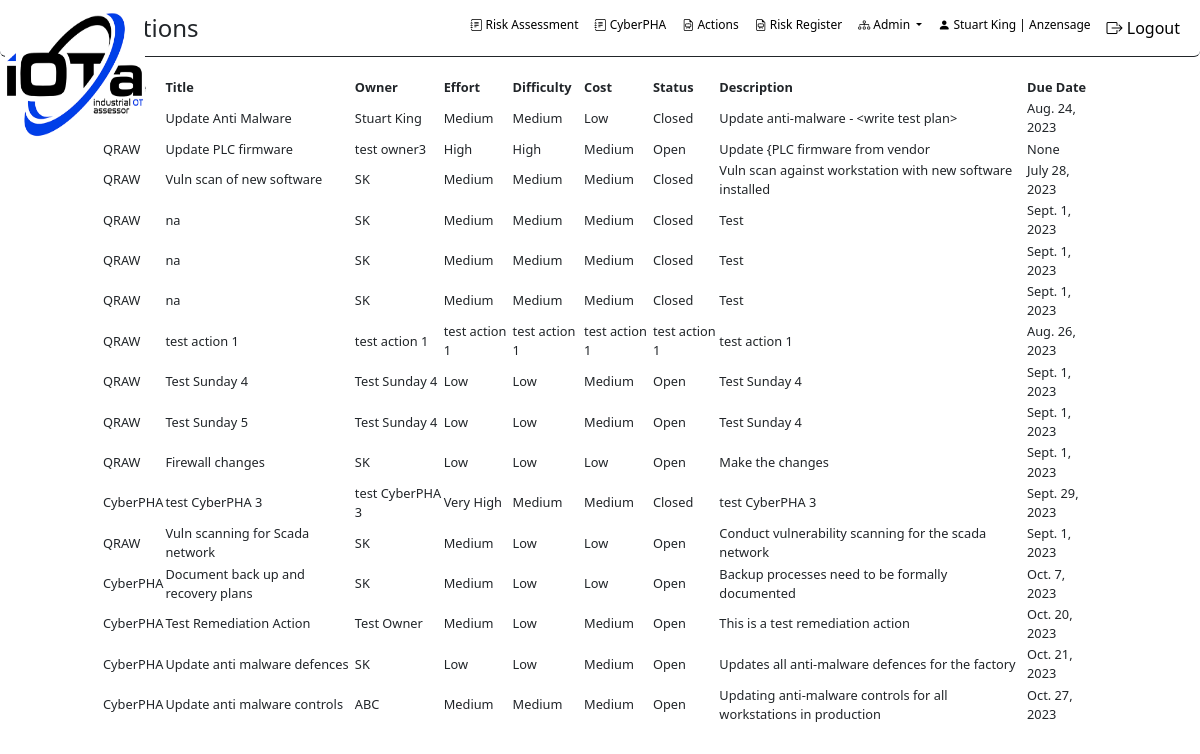
Page /OTRisk/ra_actions_view/ (signed in) on the earlier database version.
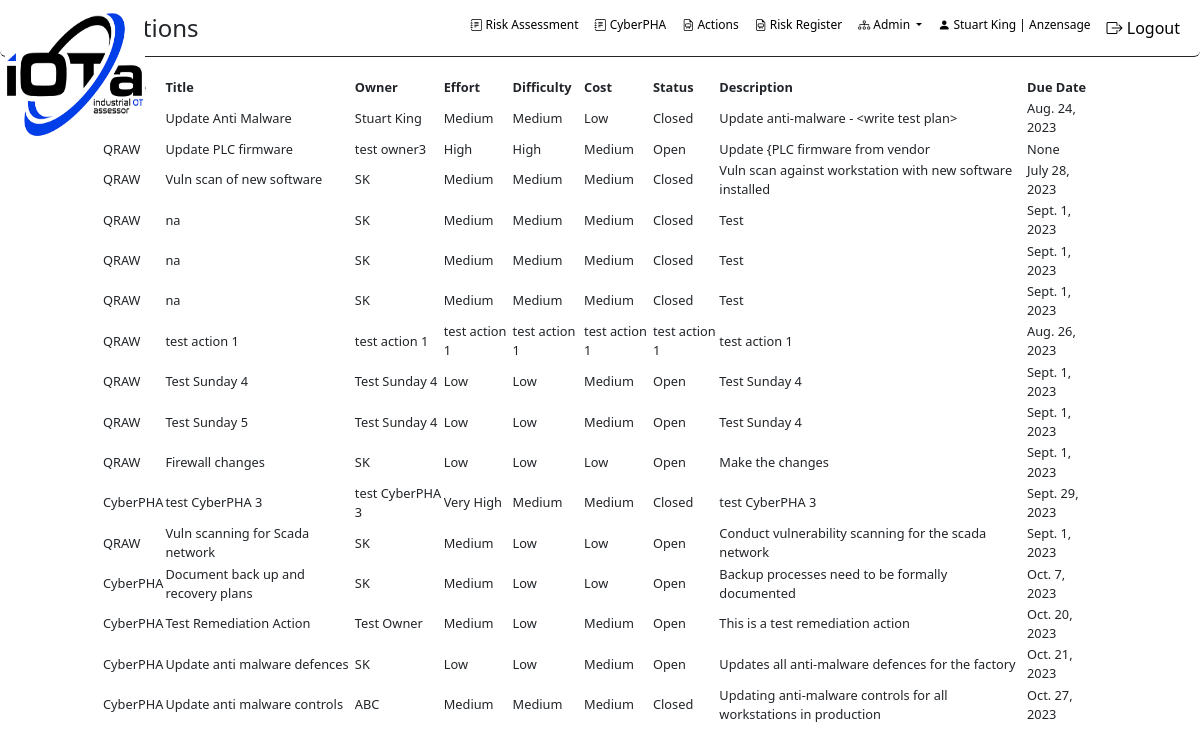
Same page on the later database version.
### OTRisk/models/raw.py (models this page shows)
class RAActions(models.Model):
    ID = models.AutoField(primary_key=True)
    RAWorksheetID = models.ForeignKey(RAWorksheet, on_delete=models.CASCADE, db_column='RAWorksheetID')
    phaID = models.IntegerField()
    actionTitle = models.CharField(max_length=255)
    actionOwner = models.CharField(max_length=255)
    actionDate = models.CharField(max_length=255)
    actionEffort = models.CharField(max_length=255)
    actionDifficulty = models.CharField(max_length=1)
    actionCost = models.CharField(max_length=1)
    actionStatus = models.CharField(max_length=50)
    actionDescription = models.CharField(max_length=255)
    actionDueDate = models.DateField()
    actionPriority = models.IntegerField()
    actionAssets = models.TextField()
    actionAffinity = models.TextField()
    safetyMitigation = models.IntegerField()
    lifeMitigation = models.IntegerField()
    productionMitigation = models.IntegerField()
    financeMitigation = models.IntegerField()
    reputationMitigation = models.IntegerField()
    environmentMitigation = models.IntegerField()
    regulationMitigation = models.IntegerField()
    dataMitigation = models.IntegerField()
    supplyMitigation = models.IntegerField()
    threatMitigation = models.IntegerField()
    vulnerabilityMitigation = models.IntegerField()
    outageWWW = models.CharField(max_length=3)
    outagePS = models.CharField(max_length=3)
    outageIT = models.CharField(max_length=3)
    outageEMS = models.CharField(max_length=3)
    outageICS = models.CharField(max_length=3)
    outageSIS = models.CharField(max_length=3)
    organizationid = models.ForeignKey(Organization, on_delete=models.CASCADE, verbose_name="Organization",
                                       related_name="ra_actions")
    userid = models.ForeignKey(User, on_delete=models.CASCADE, verbose_name="User", related_name="ra_actions")
    history = models.TextField()
    class Meta:
        db_table = 'tblRawActions'

### OTRisk/raw_views.py (the view, shortened to what this page needs)
# urls.py: path('ra_actions_view/', views.ra_actions_view, name='ra_actions_view_default'),
@login_required()
def ra_actions_view(request, qraw_id=None, pha_id=None):
    selected_action = None
    ra_title = None  # This will store the RATitle or the record from tblCyberPHAHeader
    current_user_organization_id = request.user.userprofile.organization_id
    if qraw_id and isinstance(qraw_id, int) and qraw_id > 0:
        ra_actions = RAActions.objects.filter(organizationid=current_user_organization_id, RAWorksheetID=qraw_id)
    elif pha_id and isinstance(pha_id, int) and pha_id > 0:
        ra_actions = RAActions.objects.filter(organizationid=current_user_organization_id, phaID=pha_id)
    else:
        ra_actions = RAActions.objects.filter(organizationid=current_user_organization_id)
    context = {
        'ra_actions': ra_actions,
        'selected_action': selected_action,
        'ra_title': ra_title
    }
    return render(request, 'OTRisk/ra_actions_template.html', context)

### OTRisk/templates/OTRisk/ra_actions_template.html (shortened to what the changed rows need)
{% load static %}
<!DOCTYPE html>
<html>
<head>
    <link rel="stylesheet" href="https://stackpath.bootstrapcdn.com/bootstrap/4.1.1/css/bootstrap.min.css">
    <link rel="stylesheet" href="https://cdnjs.cloudflare.com/ajax/libs/bootstrap-select/1.13.1/css/bootstrap-select.min.css">
    <link href="https://cdn.jsdelivr.net/npm/bootstrap-icons@1.7.1/font/bootstrap-icons.css" rel="stylesheet">
    <link rel="stylesheet" type="text/css" href="https://cdn.datatables.net/1.11.3/css/jquery.dataTables.css">
     {% load django_bootstrap5 %}
     {% bootstrap_css %}
</head>
<body>
<div class="row">
    <div class="col-md-10 " >
        {% block content %}
            <form method="post" action="" id="actionForm">
                <table id="dataTable" class="display small-font">
                <thead>
                    <tr>
                        <th>Source</th>
                        <th>Title</th>
                        <th>Owner</th>
                        <th>Effort</th>
                        <th>Difficulty</th>
                        <th>Cost</th>
                        <th>Status</th>
                        <th>Description</th>
                        <th>Due Date</th>
                    </tr>
                </thead>
                <tbody>
                    {% for record in ra_actions %}
                       <tr data-id="{{ record.ID }}" class="action-row">
                            <td>
                                {% if record.phaID == 0 %}
                                    QRAW
                                {% else %}
                                    CyberPHA
                                {% endif %}
                            </td>
                            <td>{{ record.actionTitle  }}</td>
                            <td>{{ record.actionOwner  }}</td>
                            <td>{{ record.actionEffort  }}</td>
                            <td>{{ record.actionDifficulty  }}</td>
                            <td>{{ record.actionCost  }}</td>
                            <td>{{ record.actionStatus  }}</td>
                            <td>{{ record.actionDescription  }}</td>
                            <td>{{ record.actionDueDate  }}</td>
                        </tr>
                    {% endfor %}
                </tbody>
            </table>
        </form>
    {% endblock %}
        </div>
</div>
</body>
</html>

Differences in the rows shown:
changed RAActions "Update anti malware controls": actionStatus "Open" → "Closed"
